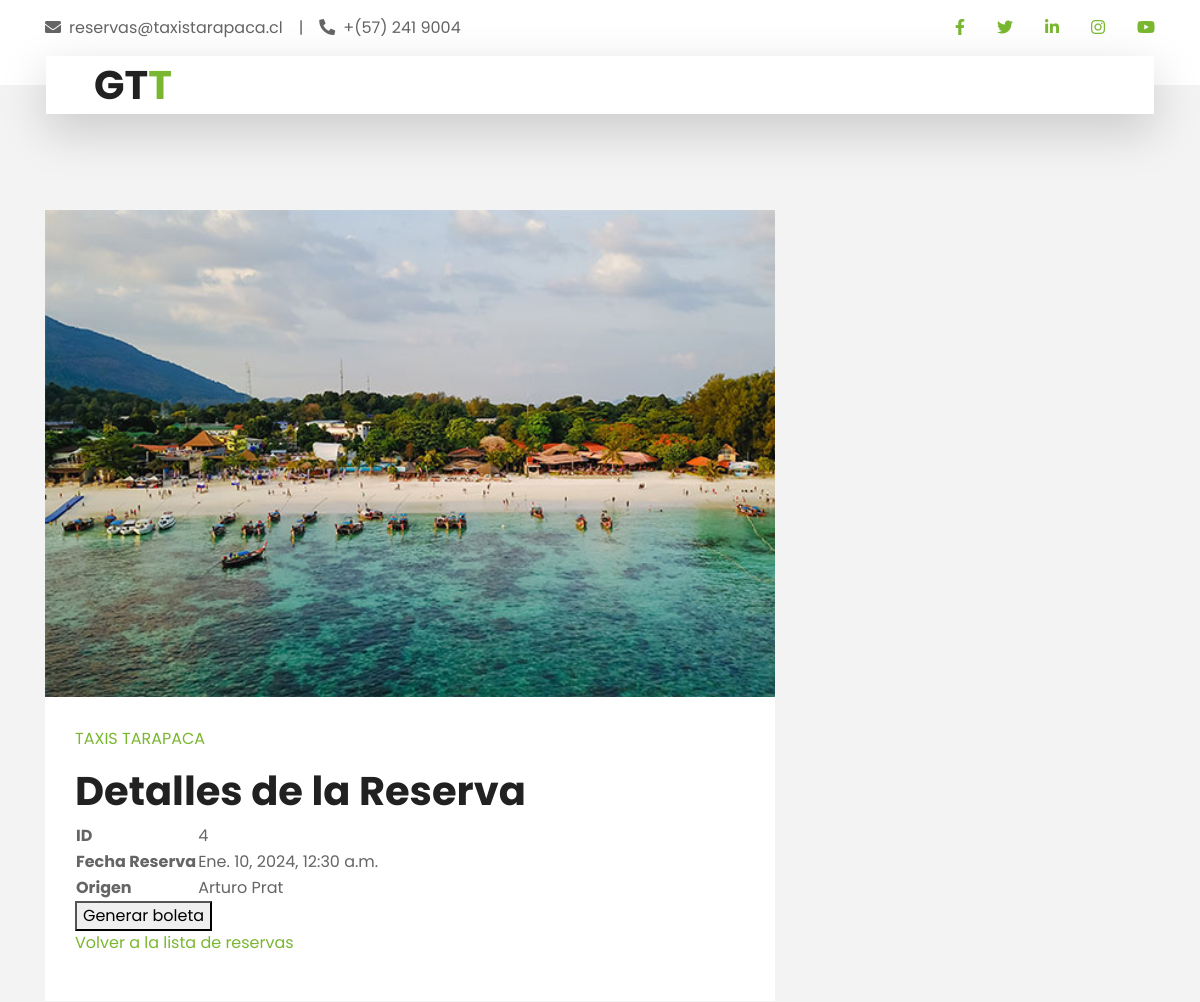
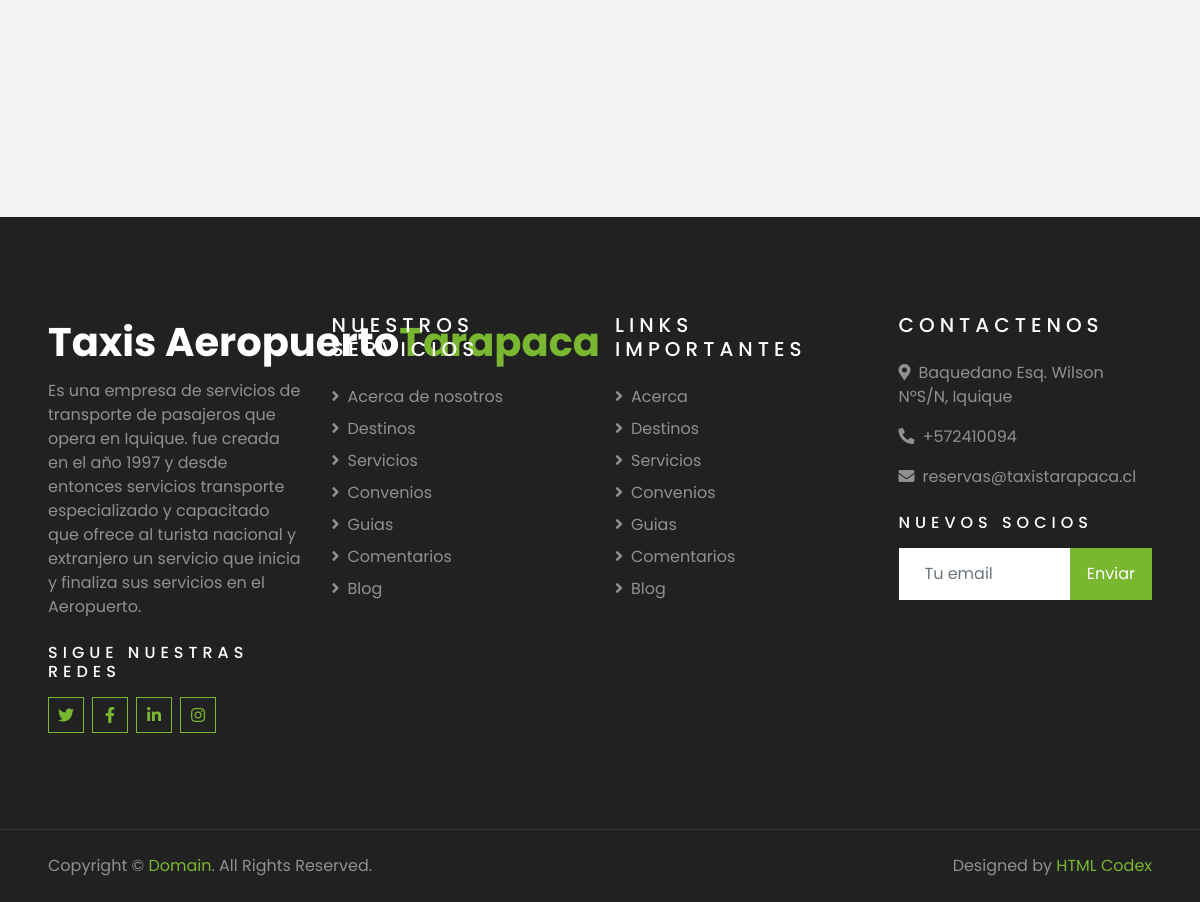
Page /es/scr_drac/4/ (signed in) on the committed database (2 pictures, top to bottom).
### Gestion_viajes/models.py (models this page shows)
class Reserva(models.Model):
    id = models.AutoField(primary_key=True,unique=True)
    reservante = models.ForeignKey(Usuario,on_delete=models.SET_NULL,blank=True,null=True,default=None)
    fecha_reserva = models.DateTimeField(null=True,blank=True)
    origen = models.CharField(max_length=254,null=True,blank=True)
    numero_origen = models.IntegerField(null=True,blank=True)
    tipo_origen = models.ForeignKey(TiposCalle,on_delete = models.SET_NULL,blank=True,null=True,default=None,related_name='reserva_torigen')
    destino = models.CharField(max_length=54,null=True,blank=True)
    numero_destino = models.IntegerField(null=True,blank=True)
    tipo_destino = models.ForeignKey(TiposCalle,on_delete = models.SET_NULL,blank=True,null=True,default=None,related_name='reserva_tdestino')
    cantidad_pasajeros = models.IntegerField(null=True,blank=True)
    anulado = models.IntegerField(null=True,blank=True)
    observacion = models.TextField(null=True,blank=True)
    region = models.ForeignKey(Region,on_delete=models.SET_NULL,null=True,blank=True,default=None)
    ciudad = models.ForeignKey(Ciudad,on_delete=models.SET_NULL,null=True,blank=True,default=None)
    comuna = models.ForeignKey(Comuna,on_delete=models.SET_NULL,null=True,blank=True,default=None)
    region_destino = models.ForeignKey(Region,on_delete=models.SET_NULL,null=True,blank=True,default=None,related_name='reserva_rdestino')
    ciudad_destino = models.ForeignKey(Ciudad,on_delete=models.SET_NULL,null=True,blank=True,default=None,related_name='reserva_cidestino')
    comuna_destino = models.ForeignKey(Comuna,on_delete=models.SET_NULL,null=True,blank=True,default=None,related_name='reserva_codestino')
    tarifa = models.ForeignKey(Tarifa,on_delete=models.SET_NULL,null=True,blank=True,default=None)
    latitud_origen = models.DecimalField(max_digits=9, decimal_places=6, null=True, blank=True)
    longitud_origen = models.DecimalField(max_digits=9, decimal_places=6, null=True, blank=True)
    latitud_destino = models.DecimalField(max_digits=9, decimal_places=6, null=True, blank=True)
    longitud_destino = models.DecimalField(max_digits=9, decimal_places=6, null=True, blank=True)
    motivo_anulacion = models.TextField(null=True,blank=True)
    fecha_anulacion = models.DateTimeField(null=True,blank=True)
    descripcion = models.TextField(null=True,blank=True)
    estado_reserva = models.IntegerField(null=True,blank=True)
    medio_contacto = models.ForeignKey(MediosContacto,on_delete=models.SET_NULL,null=True,blank=True,default=None)
    prefijo = models.ForeignKey(PrefijosPais,on_delete=models.SET_NULL,null=True,blank=True,default=None)
    contacto = models.CharField(max_length=54,null=True,blank=True)
    deleted_at = models.DateTimeField(null=True,blank=True)
    created_at = models.DateTimeField(null=True,blank=True)

### Gestion_viajes/views.py (the view)
# urls.py: path("scr_drac/<int:id_reserva>/",views.scr_datos_reserva_aceptada,name='scr_datos_reserva_aceptada'),
def scr_datos_reserva_aceptada(request,id_reserva):
    usuario = request.session.get('user',None)
    if usuario is not None:
        reserva_seleccionada = Reserva.objects.get(id=id_reserva)
        context = {'reserva':reserva_seleccionada}
        return render(request,'Gestion_viajes/scr_datos_reserva_aceptada.html',context)

### Taxis_tarapaca/templates/Gestion_viajes/scr_datos_reserva_aceptada.html (shortened to what this page needs)
{% extends "secretarias_page.html" %}
{% load cms_tags %}
{% block content %}
    <h1>Detalles de la Reserva</h1>
    <table>
        <tr>
            <th>ID</th>
            <td>{{ reserva.id }}</td>
        </tr>
        <tr>
            <th>Fecha Reserva</th>
            <td>{{ reserva.fecha_reserva }}</td>
        </tr>
        <tr>
            <th>Origen</th>
            <td>{{ reserva.origen }}</td>
        </tr>
    </table>
    <form action="{% url 'scr_generar_boleta' reserva.id %}" method="post">
        <button type="submit">Generar boleta</button>
    </form>
    <p><a href="{% url 'scr_lista_reservas' %}">Volver a la lista de reservas</a></p>
{% endblock content %}

### rows in the picture
Reserva: id "4", fecha_reserva "Ene. 10, 2024, 12:30 a.m.", origen "Arturo Prat"
